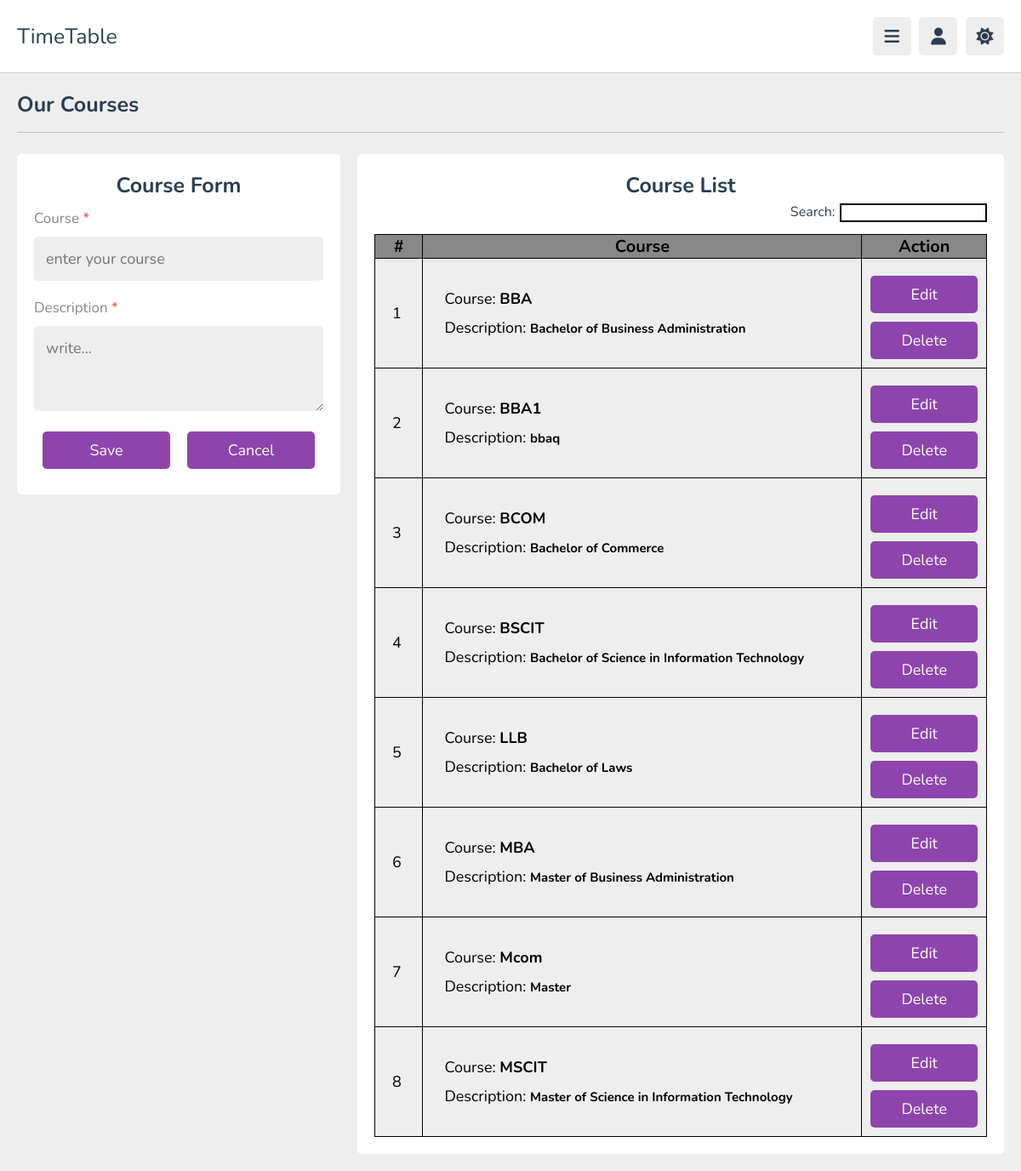
The page /admin/courses.php (signed in) on the database its author committed.
### tables this page shows
CREATE TABLE `courses` (
  `course_id` int(11) NOT NULL,
  `course_name` varchar(200) NOT NULL,
  `description` varchar(10000) NOT NULL
);

### admin/courses.php (the view, shortened to what this page needs)
<?php
require ("header.php");
$search = "";
if (isset($_GET['search'])) {
    $search = $conn->real_escape_string($_GET['search']);
    $sql = "SELECT * FROM courses WHERE course_name LIKE '%$search%' OR description LIKE '%$search%' ORDER BY course_name ASC";
} else {
    $sql = "SELECT * FROM courses ORDER BY course_name ASC";
}
$course_result = $conn->query($sql);
?>
<!DOCTYPE html>
<html lang="en">
<head>
    <link rel="stylesheet" href="https://cdnjs.cloudflare.com/ajax/libs/font-awesome/6.1.2/css/all.min.css">
    <link rel="stylesheet" href="../css/style.css">
</head>
<body>
    <section>
        <h1 class="heading">our courses</h1>
        <div class="courses">
            <div class="form-container">
                <form id="courseForm" action="" method="post" enctype="multipart/form-data">
                    <h3>Course Form</h3>
                    <p>Course <span>*</span></p>
                    <input type="text" name="course" id="course" placeholder="enter your course" maxlength="50"
                        class="box">
                    <p>Description <span>*</span></p>
                    <textarea cols="30" rows='3' name="description" id="description" placeholder="write..."
                        class="box"></textarea>
                    <div class="btn-group">
                        <input type="submit" id="submitButton" value="Save" name="submit" class="btn">
                        <input type="button" value="Cancel" onclick="_reset()" class="btn">
                    </div>
                </form>
            </div>
            <div class="list">
                <h3>Course List</h3>
                <form method="get" action="">
                    <div class="search">
                        <label>Search:</label>
                        <input type="search" name="search" value="<?php echo htmlspecialchars($search); ?>"
                            class="s-box">
                    </div>
                </form>
                <div class="table-data">
                    <table>
                        <?php
                        if ($course_result->num_rows > 0) {
                            ?>
                            <thead>
                                <tr>
                                    <th>#</th>
                                    <th>Course</th>
                                    <th>Action</th>
                                </tr>
                            </thead>
                            <tbody>
                                <?php
                                $i = 1;
                                while ($row = $course_result->fetch_assoc()) {
                                    ?>
                                    <tr>
                                        <td><?php echo $i++ ?></td>
                                        <td>
                                            <p>Course: <b><?php echo $row['course_name'] ?></b></p>
                                            <p>Description: <small><b><?php echo $row['description'] ?></b></small></p>
                                        </td>
                                        <td class="btn-group">
                                            <button class="btn editBtn" type="button" data-id="<?php echo $row['course_id'] ?>"
                                                data-course="<?php echo $row['course_name'] ?>"
                                                data-description="<?php echo $row['description'] ?>">Edit</button>
                                            <form method="post" action=""
                                                onsubmit="return confirm('Are you sure to delete this course?');">
                                                <button type="submit" name="delete" class="btn">Delete</button>
                                            </form>
                                        </td>
                                    </tr>
                                </tbody>
                                <?php
                                }
                        } else {
                            echo '<p style="font-size: 20px; padding: 2rem; background-color: #e5e5e5;
                            margin-top: 1rem; border-radius: 4px;">No course available!</p>';
                        } ?>
                    </table>
                </div>
            </div>
        </div>
    </section>
</body>
</html>

### css/style.css (style rules this page uses)
:root { --main-color: #8e44ad; --red: #e74c3c; --orange: #f39c12; --light-color: #888; --light-bg: #eee; --black: #2c3e50; --white: #fff; --border: .1rem solid rgba(0, 0, 0, .2); }
* { font-family: 'Nunito', sans-serif; margin: 0; padding: 0; box-sizing: border-box; outline: none; border: none; text-decoration: none; }
html { font-size: 62.5%; overflow-x: hidden; }
body { background-color: var(--light-bg); padding-left: 30rem; }
section { padding: 2rem; margin: 0 auto; max-width: 1200px; }
.heading { font-size: 2.5rem; color: var(--black); margin-bottom: 2.5rem; border-bottom: var(--border); padding-bottom: 1.5rem; text-transform: capitalize; }
.inline-btn, .inline-option-btn, .inline-delete-btn, .btn, .delete-btn, .option-btn { border-radius: .5rem; color: #fff; font-size: 1.8rem; cursor: pointer; text-transform: capitalize; padding: 1rem 3rem; text-align: center; margin-top: 1rem; }
.btn, .delete-btn, .option-btn { display: block; width: 100%; }
.btn, .inline-btn { background-color: var(--main-color); }
.courses { display: flex; }
.courses .form-container { align-items: flex-start; padding-right: 20px; }
.courses .form-container form { background-color: var(--white); border-radius: .5rem; padding: 2rem; width: 38rem; }
.courses h3 { font-size: 2.5rem; text-transform: capitalize; color: var(--black); text-align: center; }
.courses .form-container form p { font-size: 1.7rem; color: var(--light-color); padding-top: 1rem; }
.courses .form-container form p span { color: var(--red); }
.courses .form-container form .box { font-size: 1.8rem; color: var(--black); border-radius: .5rem; padding: 1.4rem; background-color: var(--light-bg); width: 100%; margin: 1rem 0; }
.courses .form-container p { font-size: large; }
.courses .form-container .btn-group { display: flex; }
.courses .form-container .btn { margin: 1rem; }
.courses .list { background-color: var(--white); border-radius: .5rem; padding: 2rem; width: 100%; }
.courses .list .search { float: right; }
.courses .list label { display: inline-block; font-size: 16px; padding: 3px; color: var(--black); }
.courses .list .search .s-box { border: 2px solid; }
.courses .list .table-data { margin: 0rem; padding: 0rem; padding-top: 4rem; width: 100%; }
.courses .list table { border-collapse: collapse; width: 100%; }
.courses .list table, .courses .list table td, .courses .list table th { border: 1px solid; }
.courses .list table td { padding: 2rem; }
.courses .list table td p { padding: 0.5rem; }
.courses .list .btn-group { padding: 1rem; }
.courses .list table th { font-size: 20px; background-color: var(--light-color); text-align: center; }
.courses .list table tr { background-color: var(--light-bg); font-size: 18px; }
.form-container { min-height: calc(100vh - 20rem); display: flex; align-items: center; justify-content: center; }
.form-container form { background-color: var(--white); border-radius: .5rem; padding: 2rem; width: 50rem; }
.form-container form h3 { font-size: 2.5rem; text-transform: capitalize; color: var(--black); text-align: center; }
.form-container form p { font-size: 1.7rem; color: var(--light-color); padding-top: 1rem; }
.form-container form p span { color: var(--red); }
.form-container form .box { font-size: 1.8rem; color: var(--black); border-radius: .5rem; padding: 1.4rem; background-color: var(--light-bg); width: 100%; margin: 1rem 0; }
.form-container p { font-size: large; }
@media (max-width:1200px) { body { padding-left: 0; } }

### rows shown on the page
courses: course_name "BBA", description "Bachelor of Business Administration"
courses: course_name "BBA1", description "bbaq"
courses: course_name "BCOM", description "Bachelor of Commerce"
courses: course_name "BSCIT", description "Bachelor of Science in Information Technology"
courses: course_name "LLB", description "Bachelor of Laws"
courses: course_name "MBA", description "Master of Business Administration"
courses: course_name "Mcom", description "Master"
courses: course_name "MSCIT", description "Master of Science in Information Technology"
